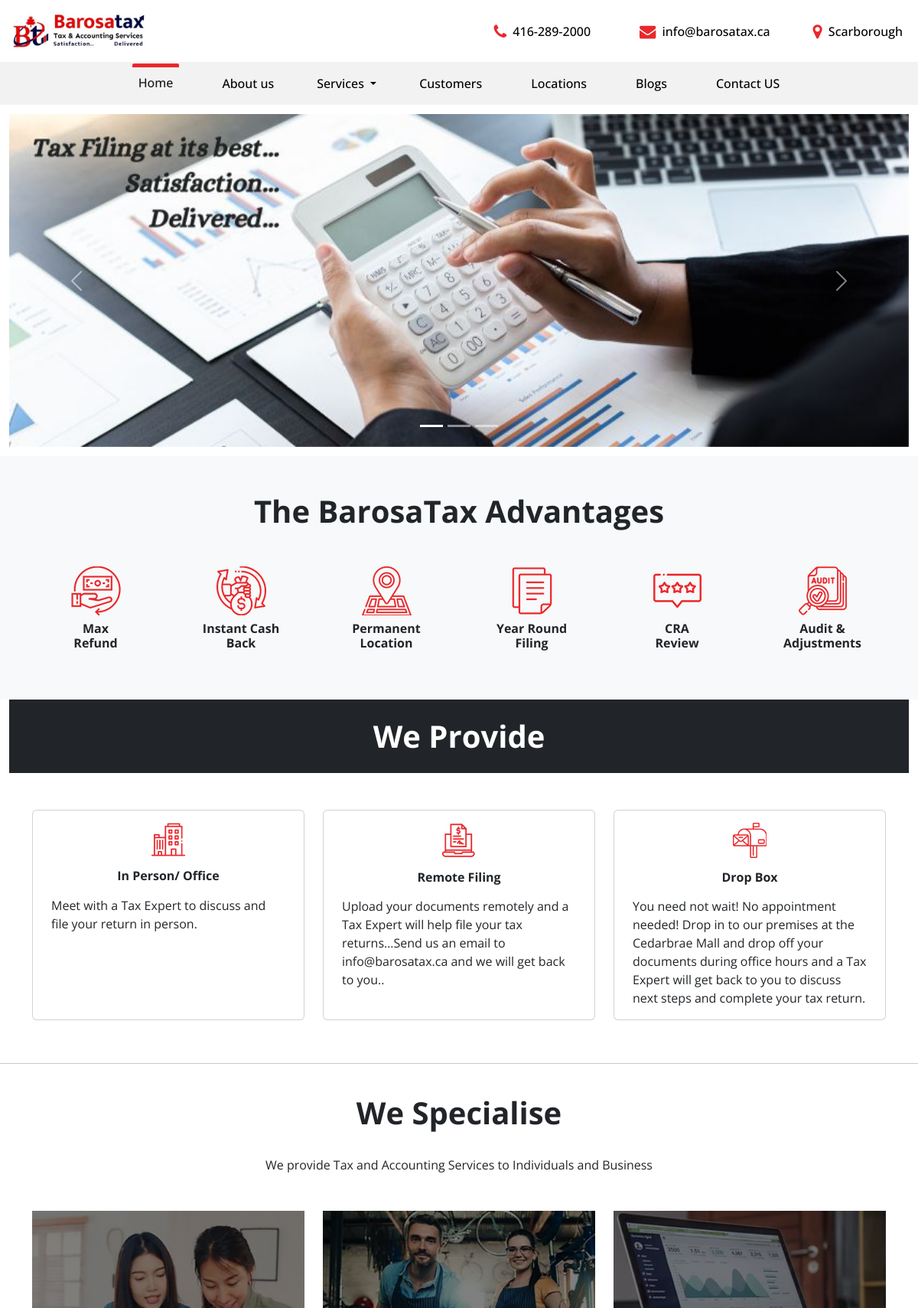
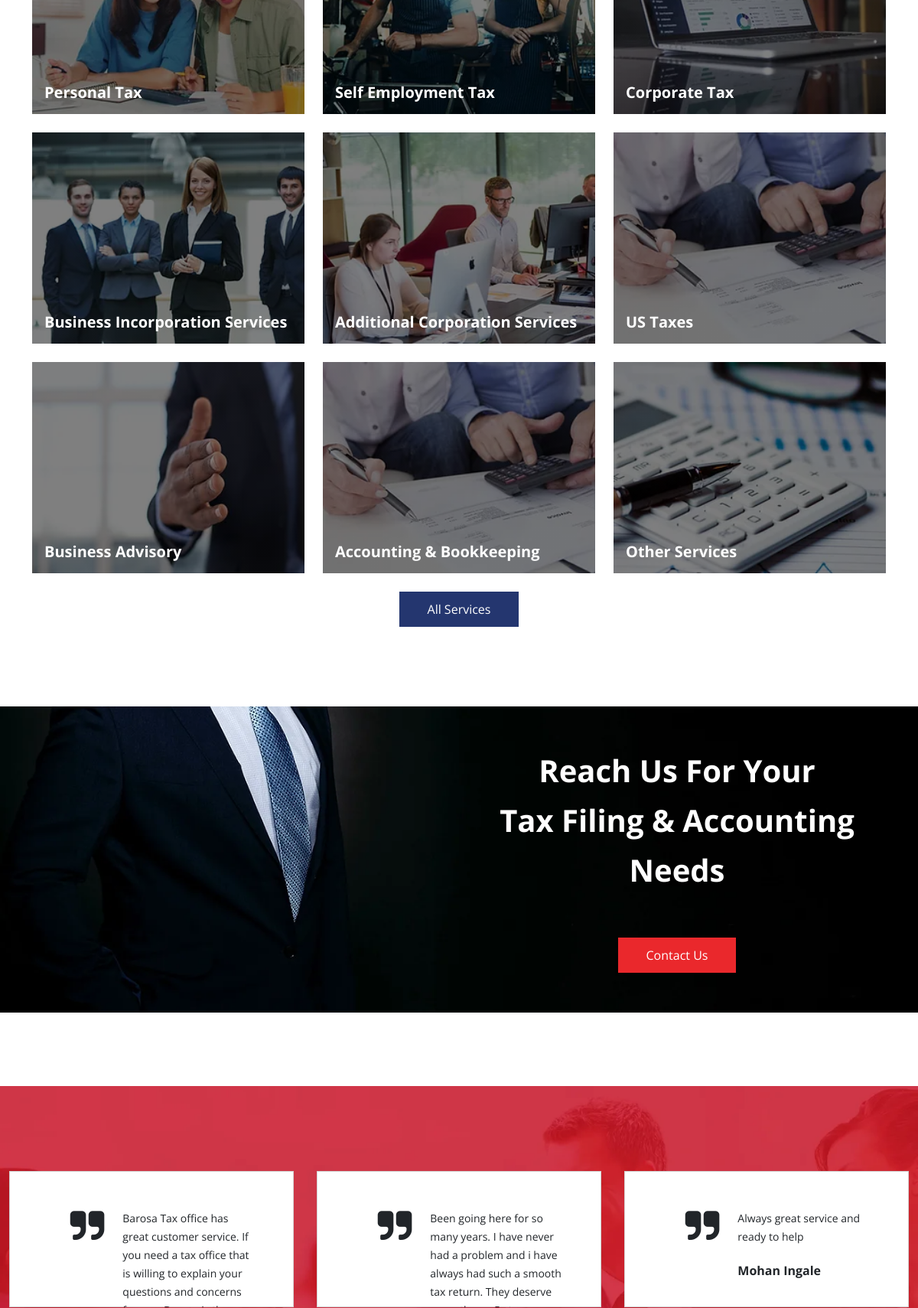
The page / (upper part) on the database its author committed (2 pictures, top to bottom).
### barosatax_app/models.py (models this page shows, shortened)
class Testimonials(models.Model):
    name = models.CharField(max_length=255, blank=True)
    quote = models.TextField()
    created_on = models.DateTimeField(auto_now_add=True)

### barosatax_app/views.py (the view)
# urls.py: path('', views.home, name='home'),
def home(request):
    return render(request, 'index.html')

### barosatax_app/testimonials.py (called while the page is built)
def get_testimonials(request):
    testimonials = Testimonials.objects.all()
    return dict(testimonials=testimonials)

### barosatax_app/templates/index.html (shortened to what this page needs)
{% extends 'base.html' %}
{% block content %}
{% load static %}
<section class="banner mb-2 pb-1">
    <div id="carouselExampleIndicators" class="carousel slide" data-bs-ride="carousel">
        <div class="carousel-indicators">
          <button type="button" data-bs-target="#carouselExampleIndicators" data-bs-slide-to="0" class="active" aria-current="true" aria-label="Slide 1"></button>
          <button type="button" data-bs-target="#carouselExampleIndicators" data-bs-slide-to="1" aria-label="Slide 2"></button>
          <button type="button" data-bs-target="#carouselExampleIndicators" data-bs-slide-to="2" aria-label="Slide 3"></button>
        </div>
        <div class="carousel-inner">
            <div class="carousel-item active">
                <img src="{% static 'img/Banner.jpg'%}" class="d-block" width="100%" alt="banner 3">
            </div>
        </div>
        <button class="carousel-control-prev" type="button" data-bs-target="#carouselExampleIndicators" data-bs-slide="prev">
          <span class="carousel-control-prev-icon" aria-hidden="true"></span>
        </button>
        <button class="carousel-control-next" type="button" data-bs-target="#carouselExampleIndicators" data-bs-slide="next">
          <span class="carousel-control-next-icon" aria-hidden="true"></span>
        </button>
    </div>
</section>
<section class="advantages text-center bg-light">
    <h2 class="h1 my-5 fw-bold">The BarosaTax Advantages</h2>
    <div class="container my-5 pb-2">
        <div class="row">
            <div class="col-md-2 col-6 mb-4 mb-md-0 text-center">
                <img src="{% static 'img/refund.jpg'%}" alt="">
                <h6 class="fw-bold mt-2">Max <br>Refund</h6>
            </div>
            <div class="col-md-2 col-6 mb-4 mb-md-0 text-center">
                <img src="{% static 'img/transaction.jpg'%}" alt="">
                <h6 class="fw-bold mt-2">Instant Cash <br>Back</h6>
            </div>
            <div class="col-md-2 col-6 mb-4 mb-md-0 text-center">
                <img src="{% static 'img/location.jpg'%}" alt="">
                <h6 class="fw-bold mt-2">Permanent <br>Location</h6>
            </div>
            <div class="col-md-2 col-6 mb-4 mb-md-0 text-center">
                <img src="{% static 'img/Filing.jpg'%}" alt="">
                <h6 class="fw-bold mt-2">Year Round
                    <br>Filing</h6>
            </div>
            <div class="col-md-2 col-6 mb-4 mb-md-0 text-center">
                <img src="{% static 'img/Review.jpg'%}" alt="">
                <h6 class="fw-bold mt-2">CRA <br>Review</h6>
            </div>
            <div class="col-md-2 col-6 mb-4 mb-md-0 text-center">
                <img src="{% static 'img/Audit.jpg'%}" alt="">
                <h6 class="fw-bold mt-2">Audit & <br>Adjustments</h6>
            </div>
        </div>
    </div>
</section>
<section class="advantages2">
    <h2 class="h1 py-4 bg-dark text-white text-center fw-bold"> We Provide</h2>
    <div class="container my-5 pb-2">
        <div class="row">
            <div class="col-md-4 mb-4 mb-md-0">
                <div class="card px-4 h-100">
                    <img src="{% static 'img/office-building.jpg'%}" class="w-25 mx-auto p-3" alt="">
                    <h6 class="fw-bold mb-3 text-center " >In Person/ Office</h6>
                    <p>Meet with a Tax Expert to discuss and file your return in person.</p>
                </div>
            </div>
            <div class="col-md-4 mb-4 mb-md-0">
                <div class="card px-4 h-100">
                    <img src="{% static 'img/online-contract.jpg'%}" class="w-25 mx-auto p-3" alt="">
                    <h6 class="fw-bold mb-3 text-center " >Remote Filing</h6>
                    <p>Upload your documents remotely and a Tax Expert will help file your tax returns…Send us an email to info@barosatax.ca and we will get back to you..</p>
                </div>
            </div>
            <div class="col-md-4 mb-4 mb-md-0">
                <div class="card px-4 h-100">
                    <img src="{% static 'img/mail.jpg'%}" class="w-25 mx-auto p-3" alt="">
                    <h6 class="fw-bold mb-3 text-center " >Drop Box</h6>
                    <p>You need not wait! No appointment needed! Drop in to our premises at the Cedarbrae Mall  and drop off your documents during office hours and a Tax Expert will get back to you  to discuss next steps and complete your tax return.</p>
                </div>
            </div>
        </div>
    </div>
</section>
<hr>
<section class="specialise">
    <div class="text-center">
        <h2 class="h1 py-4 fw-bold text-center">We Specialise</h2>
        <p>We provide Tax and Accounting Services to Individuals and Business</p>
    </div>
    <div class="container my-5 pb-2">
        <div class="row">
            <div class="col-md-4 mb-4">
                <div class="cardlayer">
                    <div class="card p-0 border-0 card-overlay"></div>
                    <h5 class="fw-bold p-3 position-absolute text-white bottom-0 mb-0" >Personal Tax</h5>
                </div>
            </div>
            <div class="col-md-4 mb-4">
                <div class="cardlayer">
                    <div class="card p-0 border-0 card-overlay"></div>
                    <h5 class="fw-bold p-3 position-absolute text-white bottom-0 mb-0" >Self Employment Tax</h5>
                </div>
            </div>
            <div class="col-md-4 mb-4">
                <div class="cardlayer">
                    <div class="card p-0 border-0 card-overlay"></div>
                    <h5 class="fw-bold p-3 position-absolute text-white bottom-0 mb-0" >Corporate Tax</h5>
                </div>
            </div>
            <div class="col-md-4 mb-4">
                <div class="cardlayer">
                    <div class="card p-0 border-0 card-overlay"></div>
                    <h5 class="fw-bold p-3 position-absolute text-white bottom-0 mb-0" >Business Incorporation Services</h5>
                </div>
            </div>
            <div class="col-md-4 mb-4">
                <div class="cardlayer">
                    <div class="card p-0 border-0 card-overlay"></div>
                    <h5 class="fw-bold p-3 position-absolute text-white bottom-0 mb-0" >Additional Corporation Services</h5>
                </div>
            </div>
            <div class="col-md-4 mb-4">
                <div class="cardlayer">
                    <div class="card p-0 border-0 card-overlay"></div>
                    <h5 class="fw-bold p-3 position-absolute text-white bottom-0 mb-0" >US Taxes</h5>
                </div>
            </div>
            <div class="col-md-4 mb-4">
                <div class="cardlayer">
                    <div class="card p-0 border-0 card-overlay"></div>
                    <h5 class="fw-bold p-3 position-absolute text-white bottom-0 mb-0" >Business Advisory</h5>
                </div>
            </div>
            <div class="col-md-4 mb-4">
                <div class="cardlayer">
                    <div class="card p-0 border-0 card-overlay"></div>
                    <h5 class="fw-bold p-3 position-absolute text-white bottom-0 mb-0" >Accounting & Bookkeeping</h5>
                </div>
            </div>
            <div class="col-md-4 mb-4">
                <div class="cardlayer">
                    <div class="card p-0 border-0 card-overlay"></div>
                    <h5 class="fw-bold p-3 position-absolute text-white bottom-0 mb-0" >Other Services</h5>
                </div>
            </div>
        </div>
        <div class="text-center">
            <a href="{% url 'services' %}" class="btn btn-blue">All Services</a>
        </div>
    </div>
</section>
<section class="reach_us my-5">
    <div class="container h-100">
        <div class="row h-100">
            <div class="col-lg-6"></div>
            <div class="col-lg-6 text-center my-auto">
                <h1 class="text-white fw-bold">Reach Us For Your <br>
                Tax Filing & Accounting Needs</h1>
                <a href="{% url 'contactus' %}" class="btn btn-danger mt-5">Contact Us</a>
            </div>
        </div>
    </div>
</section>
{% include 'snippets/testimonials.html' %}
{% endblock %}

### barosatax_app/templates/snippets/testimonials.html (shortened to what this page needs)
<section class="testimonials my-5">
    <div class="row h-100">
        <div class="my-auto testimonials-slider owl-carousel">
            {% for i in testimonials %}
                <div class="card p-5">
                    <div class="row">
                        <div class="col-4 text-end">
                            <i class="fa fa-3x fa-quote-right" aria-hidden="true"></i>
                        </div>
                        <div class="col-8">
                            <small>{{i.quote}}</small>
                            <h6 class="fw-bold mt-4">{{i.name}}</h6>
                        </div>
                    </div>
                </div>
            {% endfor %}
        </div>
    </div>
</section>

### static/css/index.css (style rules this page uses)
body { font-family: "Open Sans", sans-serif; padding: 0; margin: 0; }
.btn-blue { color: white; padding: 10px 36px; background-color: #24366f !important; border-color: #24366f !important; border-radius: 0 !important; }
.btn-danger { color: white; padding: 10px 36px; background-color: #ea282c !important; border-color: #ea282c !important; border-radius: 0 !important; }
.reach_us { background-image: url("../img/478355_fe6e240b136641969dea6ed18aed3b1d_mv2.jpg"); height: 400px; background-position: center; background-repeat: no-repeat; background-size: cover; }
.reach_us h1 { line-height: 65px; }
.testimonials { background-image: url("../img/test.jpg"); height: 400px; background-position: center; background-repeat: no-repeat; background-size: cover; }
.testimonials .card { border-radius: 0 !important; height: 178px; }
.specialise .col-md-4:nth-child(1) .cardlayer .card { background: linear-gradient(0deg, rgba(0, 0, 0, 0.5), rgba(0, 0, 0, 0.5)),url("../img/personal.jpg"); background-size: cover; background-repeat: no-repeat; }
.specialise .col-md-4:nth-child(2) .cardlayer .card { background: linear-gradient(0deg, rgba(0, 0, 0, 0.5), rgba(0, 0, 0, 0.5)),url("../img/Bicycle_Repair_Shop.jpg"); background-size: cover; background-repeat: no-repeat; }
.specialise .col-md-4:nth-child(3) .cardlayer .card { background: linear-gradient(0deg, rgba(0, 0, 0, 0.5), rgba(0, 0, 0, 0.5)),url("../img/Image_by_Carlos_Muza.jpg"); background-size: cover; background-repeat: no-repeat; }
.specialise .col-md-4:nth-child(4) .cardlayer .card { background: linear-gradient(0deg, rgba(0, 0, 0, 0.5), rgba(0, 0, 0, 0.5)),url("../img/Professionals.jpg"); background-size: cover; background-repeat: no-repeat; }
.specialise .col-md-4:nth-child(5) .cardlayer .card { background: linear-gradient(0deg, rgba(0, 0, 0, 0.5), rgba(0, 0, 0, 0.5)),url("../img/Image_by_Arlington_Research.jpg"); background-size: cover; background-repeat: no-repeat; }
.specialise .col-md-4:nth-child(6) .cardlayer .card { background: linear-gradient(0deg, rgba(0, 0, 0, 0.5), rgba(0, 0, 0, 0.5)),url("../img/Men_with_Calculator.jpg"); background-size: cover; background-repeat: no-repeat; }
.specialise .col-md-4:nth-child(7) .cardlayer .card { background: linear-gradient(0deg, rgba(0, 0, 0, 0.5), rgba(0, 0, 0, 0.5)),url("../img/Handshake.jpg"); background-size: cover; background-repeat: no-repeat; }
.specialise .col-md-4:nth-child(8) .cardlayer .card { background: linear-gradient(0deg, rgba(0, 0, 0, 0.5), rgba(0, 0, 0, 0.5)),url("../img/Men_with_Calculator.jpg"); background-size: cover; background-repeat: no-repeat; }
.specialise .col-md-4:nth-child(9) .cardlayer .card { background: linear-gradient(0deg, rgba(0, 0, 0, 0.5), rgba(0, 0, 0, 0.5)),url("../img/Calculator.jpg"); background-size: cover; background-repeat: no-repeat; }
.specialise .cardlayer .card { height: 276px; }
.specialise .cardlayer { overflow: hidden; position: relative; }
.specialise .card { transition: all 1s; border-radius: 0 !important; }

### rows shown on the page
Testimonials: quote "Barosa Tax office has great customer service. If you need a tax office that is willing to explain your questions and concerns…"
Testimonials: quote "Been going here for so many years. I have never had a problem and i have always had such a smooth tax return. They deserve…"
Testimonials: quote "Always great service and ready to help", name "Mohan Ingale"
